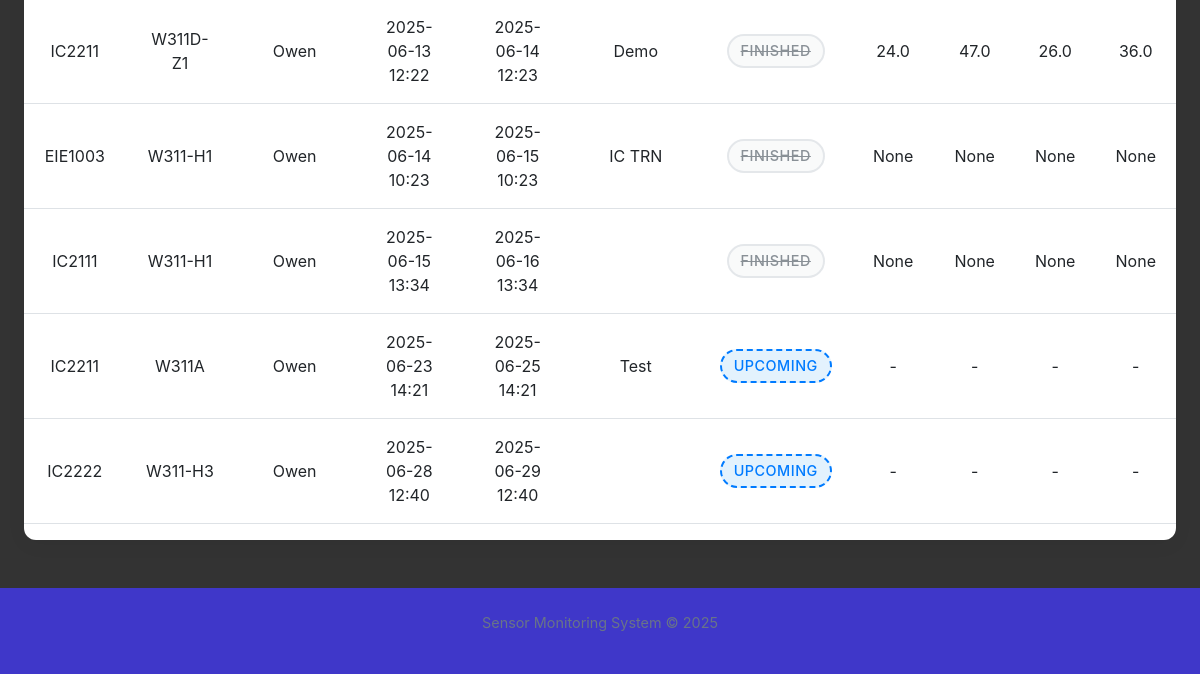
The page /eventlist (lower part) on the database as committed earlier.
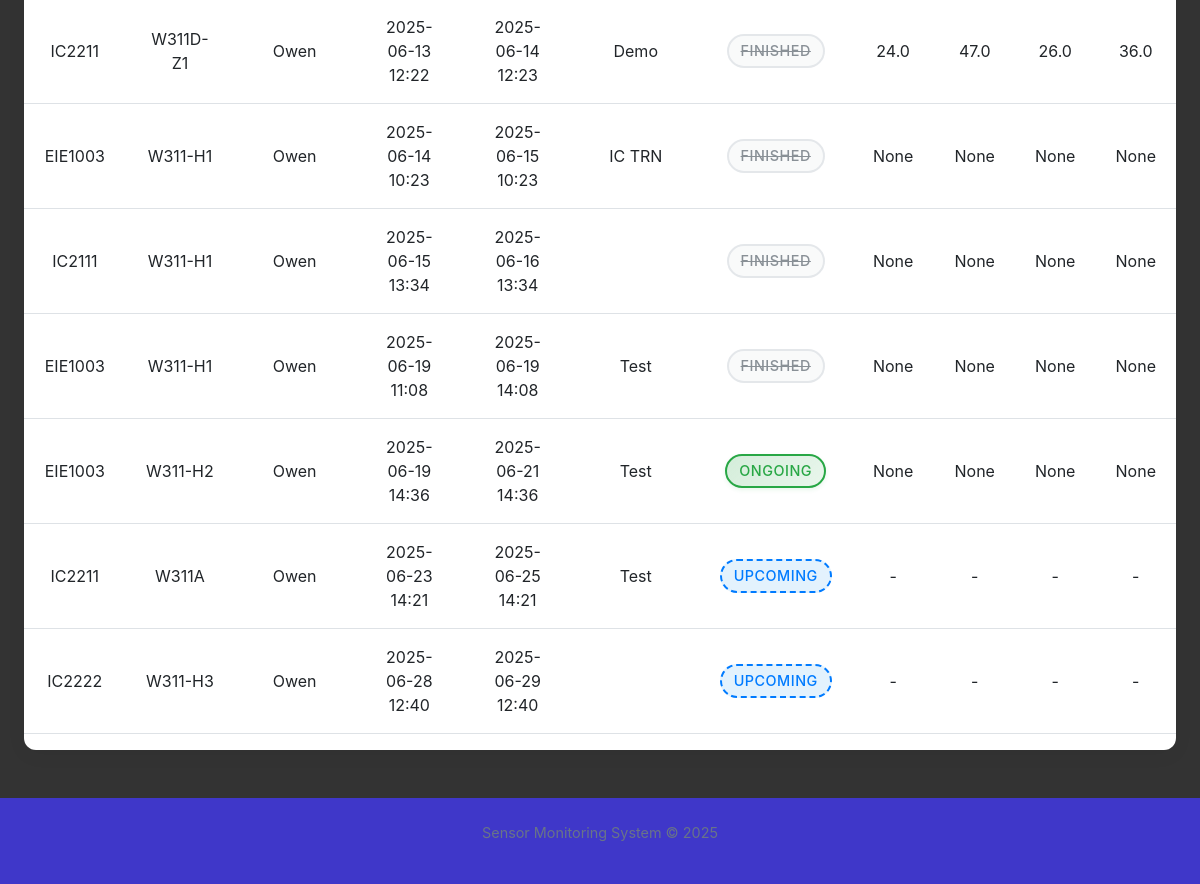
The same page on the database as committed later.
### projectApp/models.py (models this page shows, shortened)
class Event(models.Model):
    name = models.CharField(max_length=10)
    begin_time = models.DateTimeField()
    end_time = models.DateTimeField()
    loc = models.CharField(max_length=20)
    Description = models.TextField(null=True,blank=True)
    instructor = models.CharField(max_length=20,null=False)
    class Meta:
        verbose_name_plural = "Events"

### projectApp/views.py (the view, shortened to what this page needs)
# urls.py: path("eventlist",views.add_event),
def add_event(request):
    location = Information.objects.values_list("loc").distinct().order_by("loc")
    locations = []
    locations.append((None,"--"))
    for i in location:
        locations.append((i[0],i[0]))
    events = Event.objects.all().order_by("end_time")
    events_status = []
    tot_events = []
    time = timezone.now()
    for event in events:
        ans = get_series_data(None,event.loc,event.begin_time,event.end_time)
        this_event = {
            "id":event.id,
            "name":event.name,
            "loc":event.loc,
            "instructor":event.instructor,
            "begin_time":event.begin_time,
            "end_time":event.end_time,
            "Description":event.Description,
            "ans":ans
        }
        if event.end_time < time:
                this_event["status"] = "Finish"
        elif time < event.begin_time:
                this_event["status"] = "Upcoming"
        elif event.begin_time <= time <= event.end_time:
                this_event["status"] = "Ongoing"
        tot_events.append(this_event)
    context = {"entrys":tot_events}
    context["type"] = "success"
    form = EventForm(prefix="add")
    formQ = EventQuery(prefix="query")
    formQ.fields['loc'].choices = locations
    form.fields['loc'].choices = locations
    if request.method == "POST":
        try:
            if 'form_type' in request.POST:
                if request.POST["form_type"] == 'add':
                    form = EventForm(request.POST,prefix="add")
                    form.fields['loc'].choices = locations
                    if form.is_valid():
                        print("form check")
                        loc = form.cleaned_data['loc']
                        begin_time = form.cleaned_data.get("begin_time")
                        end_time = form.cleaned_data.get("end_time")
                        if begin_time>=end_time:
                            raise AssertionError("Error! The start time must be earlier than the end time!")
                        if not check_valid(loc,begin_time,end_time):
                            raise AssertionError("Error! The classroom has been occupied!")
                        event = form.save(commit=False)
                        event.loc = loc
                        event = form.save()
                        return redirect(request.path)
                    else:
                        print("check form",form)
                if request.POST["form_type"] == "query":
                    formQ = EventQuery(request.POST,prefix="query")
                    formQ.fields['loc'].choices = locations
                    if formQ.is_valid():
                        loc = formQ.cleaned_data["loc"]
                        begin_time = formQ.cleaned_data.get("begin_time")
                        end_time = formQ.cleaned_data.get("end_time")
                        instructor = formQ.cleaned_data["instructor"]
                        name = formQ.cleaned_data['name']
                        show_past = formQ.cleaned_data.get("show_past")
                        if loc:
                            events = events.filter(loc = loc)
                        if begin_time:
                            events = events.filter(begin_time__gte = begin_time)
                        if end_time:
                            events = events.filter(end_time__lte = end_time)
                        if instructor:
                            events = events.filter(instructor = instructor)
                        if name:
                            events = events.filter(name = name)
                        if not show_past:
                            events = events.filter(end_time__gte = time)
                        tot_events = []
                        for event in events:
                            ans_tot = get_series_data(None,event.loc,event.begin_time,event.end_time)
                            this_event = {
                                "id":event.id,
                                "name":event.name,
                                "loc":event.loc,
                                "instructor":event.instructor,
                                "begin_time":event.begin_time,
                                "end_time":event.end_time,
                                "Description":event.Description,
                                "ans":ans_tot,
                            }
                            if event.end_time < time:
                                    this_event["status"] = "Finish"
                            elif time < event.begin_time:
                                    this_event["status"] = "Upcoming"
                            elif event.begin_time <= time <= event.end_time:
                                    this_event["status"] = "Ongoing"
                            tot_events.append(this_event)
                        context = {"entrys":tot_events}
        except Exception as e:
            print("Error at add_event!",e)
            context["type"] = "fail"
            context["error_message"] = e
    else:
        if "clear" in request.GET:
            return redirect(request.path)
    context["form"] = form
    context["formQ"] =formQ
    return render(request,"projectApp/add_event.html",context)

### projectApp/templates/projectApp/add_event.html (shortened to what this page needs)
{% load static %}
<!DOCTYPE html>
<html lang="en">
  <head>
    <link
      href="https://cdn.jsdelivr.net/npm/font-awesome@4.7.0/css/font-awesome.min.css"
      rel="stylesheet"
    />
    <link
      href="https://cdn.jsdelivr.net/npm/bootstrap@5.3.6/dist/css/bootstrap.min.css"
      rel="stylesheet"
    />
    <link
      rel="stylesheet"
      type="text/css"
      href="https://cdn.flexmonster.com/theme/orange/flexmonster.min.css"
    />
    <link
      href="https://cdn.jsdelivr.net/npm/bootstrap@5.3.0/dist/css/bootstrap.min.css"
      rel="stylesheet"
    />
    <link
      rel="stylesheet"
      href="https://cdnjs.cloudflare.com/ajax/libs/font-awesome/6.4.0/css/all.min.css"
    />
    <link
      href="https://cdn.jsdelivr.net/npm/sweetalert2@11.7.27/dist/sweetalert2.min.css"
      rel="stylesheet"
    />
  </head>
  <body>
    <main class="main-container">
      <div class="card">
        <div class="table-responsive">
          <table class="table data-table table-hover">
            <tbody>
              {% for entry in entrys %}
              <tr class="clickable-row" data-id="{{ entry.id }}">
                <td>{{ entry.name }}</td>
                <td>{{ entry.loc }}</td>
                <td>{{ entry.instructor }}</td>
                <td>{{ entry.begin_time|date:"Y-m-d H:i" }}</td>
                <td>{{ entry.end_time|date:"Y-m-d H:i" }}</td>
                <td>{{ entry.Description|truncatechars:30 }}</td>
                {% if entry.status == "Upcoming" %}
                <td>
                  <span class="status-tag status-upcoming">Upcoming</span>
                </td>
                {% elif entry.status == "Ongoing" %}
                <td><span class="status-tag status-ongoing">Ongoing</span></td>
                {% elif entry.status == "Finish" %}
                <td><span class="status-tag status-finish">Finished</span></td>
                {% endif %}
                {% if entry.status == "Upcoming" %}
                <td>-</td>
                <td>-</td>
                <td>-</td>
                <td>-</td>
                {% else %}
                <td>{{ entry.ans.temp.avg }}</td>
                <td>{{ entry.ans.hum.avg }}</td>
                <td>{{ entry.ans.snd.avg }}</td>
                <td>{{ entry.ans.light.avg }}</td>
                {% endif %}
              </tr>
              {% endfor %}
            </tbody>
          </table>
        </div>
      </div>
    </main>
    <footer class="footer">
      <div class="main-container">
        <p>Sensor Monitoring System &copy; 2025</p>
      </div>
    </footer>
  </body>
</html>

Rows that differ between the two databases and show on the page:
added Event: name "EIE1003", loc "W311-H1", instructor "Owen", begin_time "2025-06-19 11:08", end_time "2025-06-19 14:08", Description "Test"
added Event: name "EIE1003", loc "W311-H2", instructor "Owen", begin_time "2025-06-19 14:36", end_time "2025-06-21 14:36", Description "Test"
Other text that changed with them:
new list line: "FINISHED None None None None"
new list line: "ONGOING None None None None"
